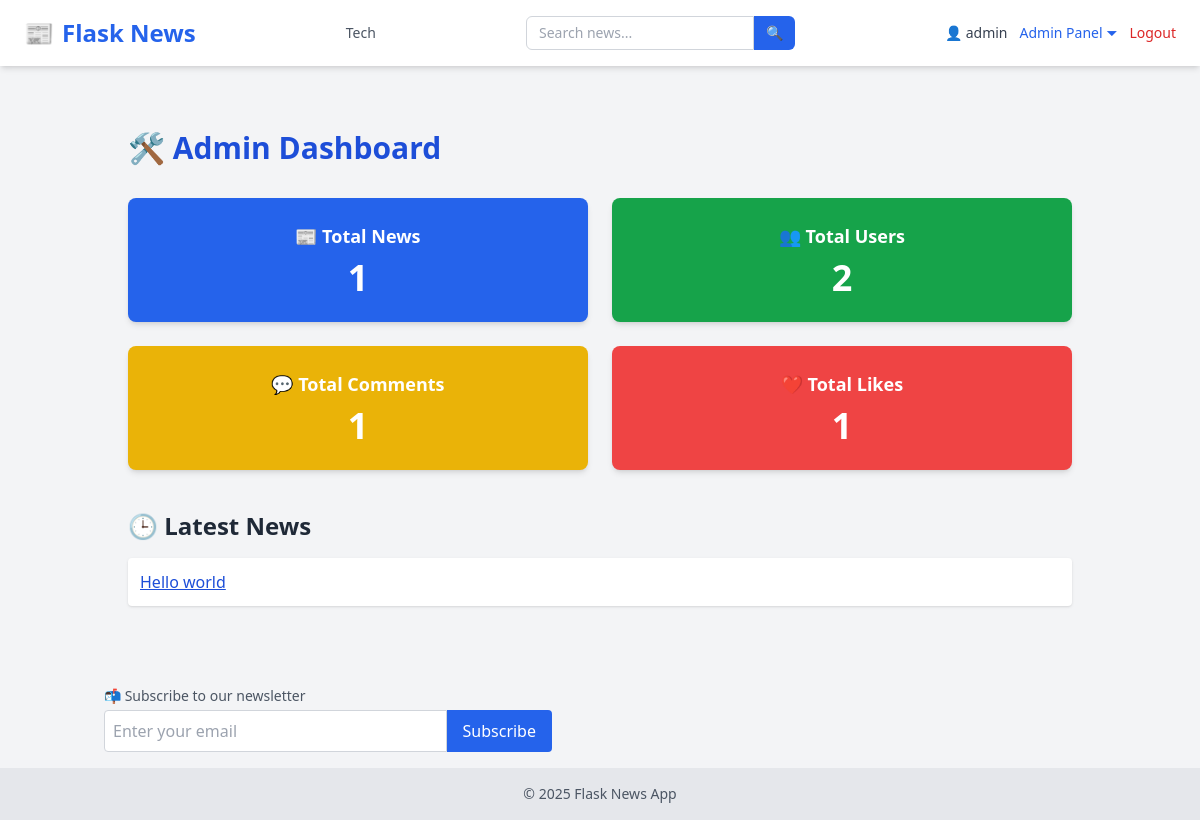
The app's page /admin/dashboard (signed in), older data.
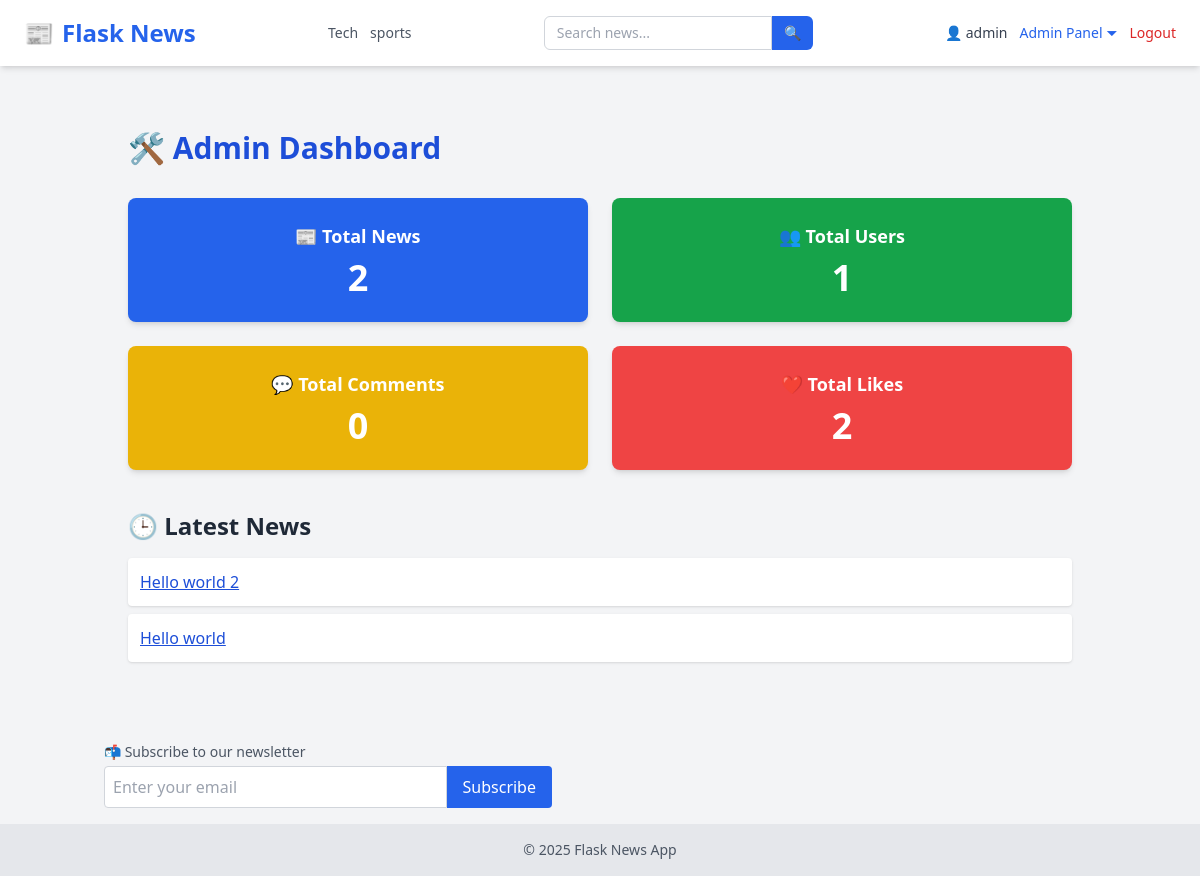
The same page, newer data.
### tables this page shows
CREATE TABLE categories (
            id INTEGER PRIMARY KEY AUTOINCREMENT,
            name TEXT UNIQUE NOT NULL
        );

CREATE TABLE news (
            id INTEGER PRIMARY KEY AUTOINCREMENT,
            title TEXT,
            content TEXT,
            image TEXT,
            author_id INTEGER,
            category_id INTEGER,
            view_count INTEGER DEFAULT 0,
            FOREIGN KEY(author_id) REFERENCES users(id),
            FOREIGN KEY(category_id) REFERENCES categories(id)
        );

### app/admin_routes.py (the view)
@admin.route('/admin/dashboard')
@login_required
@admin_only
def dashboard():
    conn = sqlite3.connect(current_app.config['DATABASE'])
    c = conn.cursor()
    c.execute("SELECT COUNT(*) FROM news")
    total_news = c.fetchone()[0]
    c.execute("SELECT COUNT(*) FROM users")
    total_users = c.fetchone()[0]
    c.execute("SELECT COUNT(*) FROM comments")
    total_comments = c.fetchone()[0]
    c.execute("SELECT COUNT(*) FROM likes")
    total_likes = c.fetchone()[0]
    c.execute("SELECT title, id FROM news ORDER BY id DESC LIMIT 5")
    latest_news = c.fetchall()
    conn.close()
    return render_template('admin/dashboard.html',
        total_news=total_news,
        total_users=total_users,
        total_comments=total_comments,
        total_likes=total_likes,
        latest_news=latest_news
    )

### app/__init__.py (called while the page is built)
def create_app():
    app = Flask(__name__, instance_relative_config=True)
    app.config.from_object('config.Config')
    from app.routes import main
    app.register_blueprint(main)
    from app.admin_routes import admin
    app.register_blueprint(admin)
    from app.user_routes import user
    app.register_blueprint(user)
    init_db(app)
    login_manager.init_app(app)
    @login_manager.user_loader
    def user_loader(user_id):
        return load_user(user_id)
    @app.context_processor
    def inject_now():
        return {'now': datetime.now}
    @app.context_processor
    def inject_categories():
        conn = sqlite3.connect(current_app.config['DATABASE'])
        c = conn.cursor()
        c.execute("SELECT id, name FROM categories ORDER BY name ASC")
        categories = c.fetchall()
        conn.close()
        return {'categories': categories}
    return app

### app/models.py (called while the page is built)
def load_user(user_id):
    conn = sqlite3.connect(current_app.config['DATABASE'])
    c = conn.cursor()
    c.execute("SELECT id, username,email, role FROM users WHERE id = ?", (user_id,))
    row = c.fetchone()
    conn.close()
    if row:
        return User(*row)
    return None

### app/templates/admin/dashboard.html
{% extends "layout.html" %} {% block title %}Admin Dashboard{% endblock %} {%
block content %}
<div class="max-w-5xl mx-auto py-10 px-4">
  <h1 class="text-3xl font-bold text-blue-700 mb-8">🛠️ Admin Dashboard</h1>
  <div class="grid grid-cols-1 sm:grid-cols-2 gap-6 mb-10 text-white">
    <div class="bg-blue-600 p-6 rounded-lg shadow-md text-center">
      <p class="text-lg font-semibold">📰 Total News</p>
      <p class="text-4xl font-bold mt-2">{{ total_news }}</p>
    </div>
    <div class="bg-green-600 p-6 rounded-lg shadow-md text-center">
      <p class="text-lg font-semibold">👥 Total Users</p>
      <p class="text-4xl font-bold mt-2">{{ total_users }}</p>
    </div>
    <div class="bg-yellow-500 p-6 rounded-lg shadow-md text-center">
      <p class="text-lg font-semibold">💬 Total Comments</p>
      <p class="text-4xl font-bold mt-2">{{ total_comments }}</p>
    </div>
    <div class="bg-red-500 p-6 rounded-lg shadow-md text-center">
      <p class="text-lg font-semibold">❤️ Total Likes</p>
      <p class="text-4xl font-bold mt-2">{{ total_likes }}</p>
    </div>
  </div>
  <h2 class="text-2xl font-semibold text-gray-800 mb-4">🕒 Latest News</h2>
  {% if latest_news %}
  <ul class="space-y-2 text-blue-700">
    {% for n in latest_news %}
    <li class="bg-white p-3 rounded shadow hover:bg-blue-50 transition">
      <a
        href="{{ url_for('main.view_news', id=n[1]) }}"
        class="underline font-medium"
      >
        {{ n[0] }}
      </a>
    </li>
    {% endfor %}
  </ul>
  {% else %}
  <p class="text-gray-500">No recent news found.</p>
  {% endif %}
</div>
{% endblock %}

### app/templates/layout.html (shortened to what this page needs)
<!DOCTYPE html>
<html lang="en">
  <head>
    <script src="https://cdn.tailwindcss.com"></script>
    <link
      rel="stylesheet"
      href="https://cdnjs.cloudflare.com/ajax/libs/font-awesome/6.4.0/css/all.min.css"
    />
  </head>
  <body class="bg-gray-100 min-h-screen flex flex-col">
    <nav
      class="bg-white shadow-md px-6 py-4 flex flex-wrap md:flex-nowrap justify-between items-center"
    >
      <a
        href="/"
        class="text-2xl font-extrabold text-blue-600 flex items-center gap-2"
      >
        📰 <span>Flask News</span>
      </a>
      <div
        class="flex flex-wrap justify-center gap-3 mt-4 md:mt-0 md:ml-6 text-sm text-gray-600 font-medium"
      >
        {% for cat in categories %}
        <a
          href="{{ url_for('main.filter_by_category', name=cat[1]) }}"
          class="hover:text-blue-600 transition-colors"
        >
          {{ cat[1] }}
        </a>
        {% endfor %}
      </div>
      <form
        method="GET"
        action="{{ url_for('main.search') }}"
        class="flex mt-4 md:mt-0 md:ml-6"
      >
        <input
          type="text"
          name="q"
          placeholder="Search news..."
          required
          class="px-3 py-1.5 border rounded-l-md border-gray-300 focus:outline-none focus:ring focus:border-blue-500 text-sm"
        />
        <button
          type="submit"
          class="px-3 py-1.5 bg-blue-600 text-white rounded-r-md text-sm hover:bg-blue-700 transition-colors"
        >
          🔍
        </button>
      </form>
      <div
        class="flex items-center gap-3 mt-4 md:mt-0 md:ml-6 text-sm relative"
      >
        {% if current_user.is_authenticated %}
        <a href="{{ url_for('user.user_profile', email=current_user.email) }}"
          ><span class="text-gray-700">👤 {{ current_user.username }}</span></a
        >
        {% if current_user.role == 'admin' %}
        <div class="relative">
          <button
            id="adminDropdownToggle"
            class="text-blue-600 hover:underline focus:outline-none"
            onclick="toggleAdminDropdown()"
          >
            Admin Panel ⏷
          </button>
        </div>
        {% endif %}
        <a href="/logout" class="text-red-600 hover:underline">Logout</a>
        {% else %}
        <a href="/login" class="text-blue-600 hover:underline">Login</a>
        <a href="/register" class="text-blue-600 hover:underline">Register</a>
        {% endif %}
      </div>
    </nav>
    <main class="flex-grow container mx-auto p-6">
       {% block content %}{% endblock %}
    </main>
    <div class="container mx-auto mb-4 px-4">
      <form action="{{ url_for('user.subscribe') }}" method="POST" class="mt-4">
        <label class="block text-sm text-gray-600 mb-1"
          >📬 Subscribe to our newsletter</label
        >
        <div class="flex max-w-md">
          <input
            type="email"
            name="email"
            required
            placeholder="Enter your email"
            class="w-full p-2 rounded-l border border-gray-300"
          />
          <button type="submit" class="bg-blue-600 text-white px-4 rounded-r">
            Subscribe
          </button>
        </div>
      </form>
    </div>
    <footer class="bg-gray-200 text-center py-4 text-sm text-gray-600">
      &copy; {{ now().year }} Flask News App
    </footer>
  </body>
</html>

Row changes from the older to the newer data that the page shows:
added categories: name "sports"
added news: title "Hello world 2"
Text that changed along with them:
{{ total_news }}: "1" → "2"
{{ total_users }}: "2" → "1"
{{ total_comments }}: "1" → "0"
{{ total_likes }}: "1" → "2"
